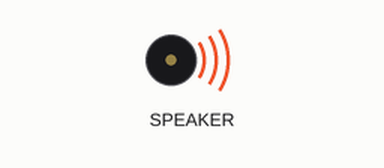
Simulated run of this program. Board: Circuit Playground running CircuitPython. Shown: buzzer (waves = sounding).

Above: at 0.2 s.
At 6.5 s:
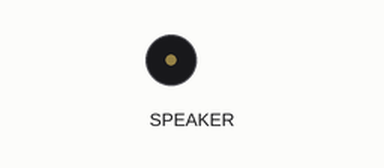
Timing chart, 0 to 7.7 s (numbered marks = the images above):
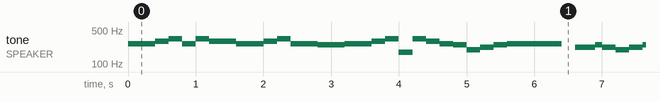

Measured:
- by itself, tone on SPEAKER: plays 261 Hz for 0.40 s, 293 Hz for 0.20 s, 329 Hz for 0.20 s, 261 Hz for 0.20 s, 329 Hz for 0.20 s, 293 Hz for 0.40 s … (479 notes in this stretch)

The program:

yankydoodle.py
```python
from adafruit_circuitplayground import cp
import random
import time

E   = 164.81
F   = 174.61
G   = 196.00
A   = 220.00
B   = 246.94
C   = 261.63
D   = 293.66
Ds  = 311.13
E2  = 329.63
F2  = 349.23
Fs  = 369.99
G2  = 392.00
Ab  = 415.30
A2  = 440.00
B2  = 493.88
C2  = 523.25

e  = 0.1
q  = 0.2
qd = 0.3
h  = 0.4
f  = 0.8

harmonic_c_major = [C, D, E, F, G, Ab, B, C2]
harmonic_a_minor = [E, Fs, G, A, B, C, Ds]

yankee_doodle_verse        = [C, C, D, E2, C, E2, D, C, C, D, E2, C, B, C, C, D, E2, F, E2, D, C, B, G, A, B, C, C]
yankee_doodle_verse_tempo  = [q, q, q, q, q, q, h, q, q, q, q, h, h, q, q, q, q, q, q, q, q, q, q, q, q, h, h]

yankee_doodle_chorus       = [A, B, A, G, A, B, C, G, A, G, F, E, G, A, B, A, G, A, B, C, A, G, C, B, D, C, C]
yankee_doodle_chorus_tempo = [qd,e, q, q, q, q, h, qd,e, q, q, h, h, qd,q, q, q, q, q, q, q, q, q, q, q, h, h]

while True:
    for i, note in enumerate(yankee_doodle_verse):
        tempo = yankee_doodle_verse_tempo[i]
        cp.play_tone(int(note), tempo)
    time.sleep(0.2)
    for i, note in enumerate(yankee_doodle_chorus):
        tempo = yankee_doodle_chorus_tempo[i]
        cp.play_tone(int(note), tempo)
    time.sleep(0.2)

    #for i in range(20):
    #    note = random.choice(harmonic_a_minor)
    #    tempo = random.choice(tempos)
    #    cp.play_tone(int(note), tempo)
    #for i in range(10):
    #    note = random.choice(harmonic_c_major)
    #    tempo = random.choice(tempos)
    #    cp.play_tone(int(note), tempo)
```
